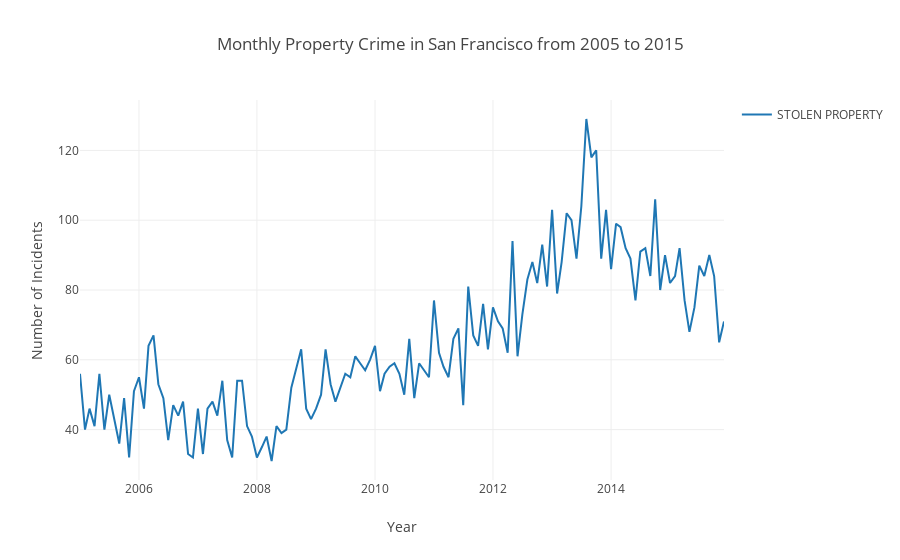

This figure's notebook cell:
### Code cell
trace = go.Scatter(
    x = STOLEN_PROPERTY['Date'],
    y = STOLEN_PROPERTY['IncidntNum'],
    name = 'STOLEN PROPERTY',
)

data = [trace]

layout = go.Layout(title = 'Monthly Property Crime in San Francisco from 2005 to 2015',
              xaxis = dict(title = 'Year'),
              yaxis = dict(title = 'Number of Incidents'),
              showlegend=True)

fig = go.Figure(data=data, layout=layout)
iplot(fig, filename='basic-line')

### Figure 1 — Plotly figure (JSON) as saved in the notebook; plotly's stock layout.template omitted (floating-point values rounded to 4 significant figures; data arrays with more than 128 entries replaced by an {"elided": "..."} marker saying what was removed)
{"data": [{"name": "STOLEN PROPERTY", "type": "scatter", "x": {"elided": "132 str values"}, "y": {"elided": "132 int values"}}], "layout": {"showlegend": true, "title": "Monthly Property Crime in San Francisco from 2005 to 2015", "xaxis": {"title": "Year"}, "yaxis": {"title": "Number of Incidents"}}}
